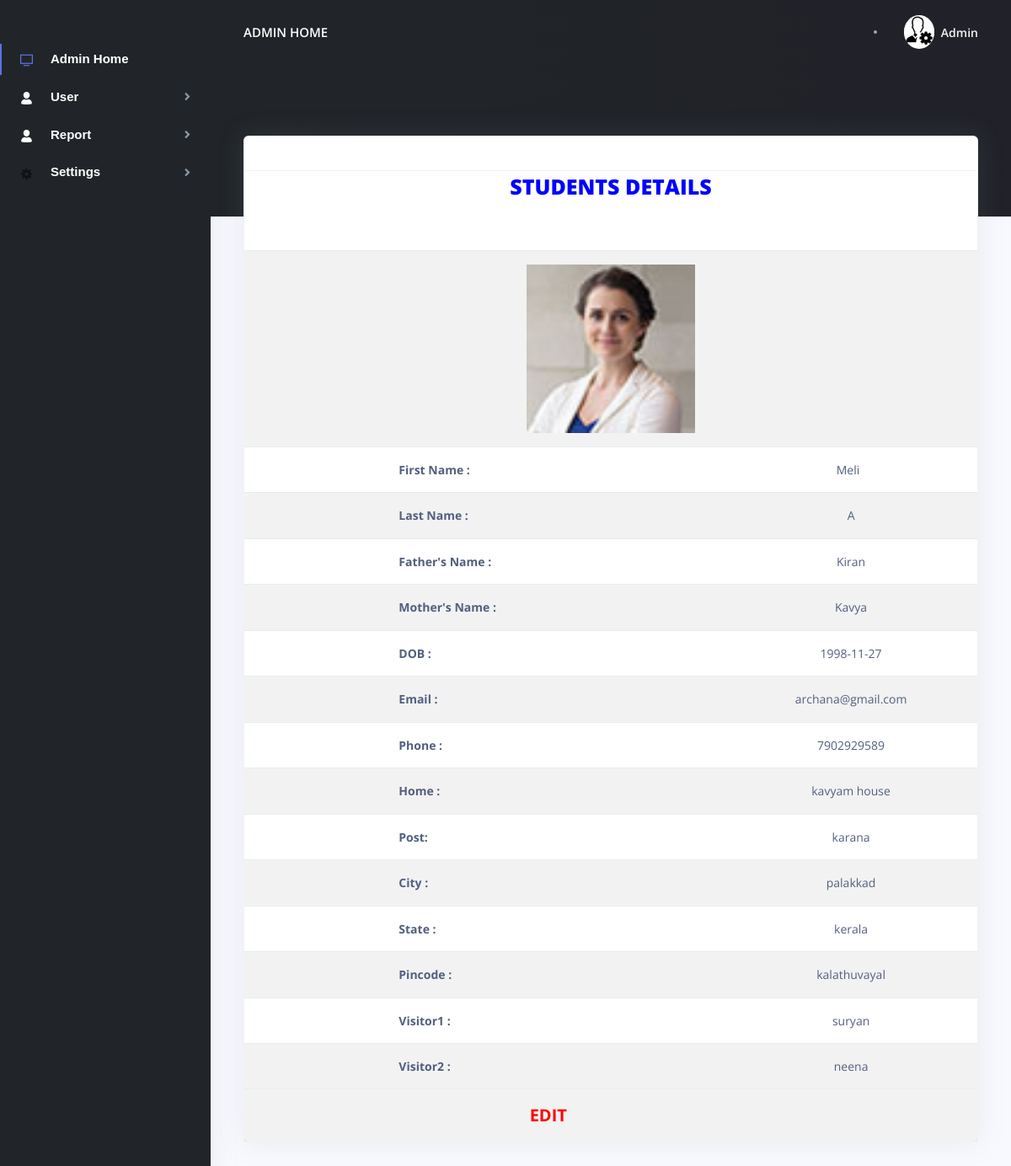
Screenshot of /user/view_students.php?b=Meli (signed in) with the database file from the repository.
### tables this page shows
CREATE TABLE `registration` (
  `Reg_id` int(10) NOT NULL,
  `f_name` varchar(30) NOT NULL,
  `l_name` varchar(30) NOT NULL,
  `fa_name` varchar(30) NOT NULL,
  `ma_name` varchar(30) NOT NULL,
  `dob` date NOT NULL,
  `gender` varchar(30) NOT NULL,
  `email` varchar(50) NOT NULL,
  `phone` varchar(15) NOT NULL,
  `p_phone` varchar(50) NOT NULL,
  `home` varchar(30) NOT NULL,
  `post` varchar(30) NOT NULL,
  `city` varchar(30) NOT NULL,
  `district` varchar(50) NOT NULL,
  `state` varchar(30) NOT NULL,
  `pin` varchar(25) NOT NULL,
  `high` varchar(50) NOT NULL,
  `joinc` varchar(50) NOT NULL,
  `join` varchar(50) NOT NULL,
  `visitor1` varchar(30) NOT NULL,
  `visitor2` varchar(30) NOT NULL,
  `username` varchar(30) NOT NULL,
  `password` varchar(30) NOT NULL,
  `confirmpassword` varchar(30) NOT NULL,
  `utype` int(10) NOT NULL,
  `status` int(10) NOT NULL,
  `book` int(10) NOT NULL,
  `photo` varchar(200) NOT NULL
);

### user/view_students.php (the view, shortened to what this page needs)
<!DOCTYPE html>
<html lang="en">
<head>
  <link href="./assets/js/plugins/nucleo/css/nucleo.css" rel="stylesheet" />
  <link href="./assets/js/plugins/@fortawesome/fontawesome-free/css/all.min.css" rel="stylesheet" />
  <link href="./assets/css/argon-dashboard.css?v=1.1.0" rel="stylesheet" />
</head>
<body class="">
  <nav class="navbar navbar-vertical fixed-left navbar-expand-md navbar-light bg-dark" id="sidenav-main">
    <div class="container-fluid">
      <div class="collapse navbar-collapse" id="sidenav-collapse-main">
          <ul class="navbar-nav ">
          <li class="nav-item  class=" active" ">
              <a class=" nav-link active " href=" ./index.php"> <i class="ni ni-tv-2 text-primary"></i> <b style="color:white;font-family: Arial, Helvetica, sans-serif;font-size:15px;">Admin Home</b>
            </a>
          </li>
              <li class="nav-item">
            <a class="nav-link " data-target="#PageSubmenu9" data-toggle="collapse">
              <i  class="ni ni-single-02 text-white"></i> <b style="color:white;font-family: Arial, Helvetica, sans-serif;font-size:15px;">User</b>
            </a>
            </li>
            <li class="nav-item">
            <a class="nav-link " data-target="#PageSubmenu99" data-toggle="collapse">
              <i  class="ni ni-single-02 text-white"></i> <b style="color:white;font-family: Arial, Helvetica, sans-serif;font-size:15px;">Report</b>
            </a>
            </li>
             <li class="nav-item">
            <a class="nav-link " href="#PageSubmenu0" data-toggle="collapse">
                <i class="ni ni-settings-gear-65"></i><b style="color:white;font-family: Arial, Helvetica, sans-serif;font-size:15px;">Settings</b>
            </a>
            </li>
        </ul>
      </div>
    </div>
  </nav>
  <div class="main-content">
    <nav class="navbar navbar-top navbar-expand-md navbar-dark" id="navbar-main">
      <div class="container-fluid">
        <a class="h4 mb-0 text-white text-uppercase d-none d-lg-inline-block" href="./index.php">Admin Home</a>
        <form class="navbar-search navbar-search-dark form-inline mr-3 d-none d-md-flex ml-lg-auto">
          <div class="form-group mb-0">
            <div class="input-group input-group-alternative">
            </div>
          </div>
        </form>
        <ul class="navbar-nav align-items-center d-none d-md-flex">
          <li class="nav-item dropdown">
            <a class="nav-link pr-0" href="#" role="button" data-toggle="dropdown" aria-haspopup="true" aria-expanded="false">
              <div class="media align-items-center">
                <span class="avatar avatar-sm rounded-circle">
                  <img alt="Image placeholder" src="./assets/img/brand/admin.png">
                </span>
                <div class="media-body ml-2 d-none d-lg-block">
                  <span class="mb-0 text-sm  font-weight-bold">Admin</span>
                </div>
              </div>
            </a>
          </li>
        </ul>
      </div>
    </nav>
    <div class="header bg-gradient-dark pb-8 pt-5 pt-md-8">
      <div class="container-fluid">
        <div class="header-body">
          <div class="row">
            <div class="col-xl-3 col-lg-6">
            </div>
            <div class="col-xl-3 col-lg-6">
            </div>
            <div class="col-xl-3 col-lg-6">
            </div>
            <div class="col-xl-3 col-lg-6">
            </div>
          </div>
        </div>
      </div>
    </div>
    <div class="container-fluid mt--7">
      <div class="row">
        <div class="col-xl-12 mb-2 mb-xl-0">
          <div class="card shadow">
            <div class="card-header bg-transparent">
            </div>
<?php
$con=mysqli_connect("localhost","root","","hostel");
              $a=$_GET['b'];
$sql="select * from registration where username='$a'";
$exe=mysqli_query($con,$sql);
?>
<center><h2 style="color:blue"><b style="font-size:25px;">STUDENTS DETAILS</b></h2></center>
<form method="POST">
    <center><br><br>
				<table class="table table-striped">
					<?php
                    while($fetch2=mysqli_fetch_array($exe))
						{
							?>
                    <tr><td colspan="4" align="center"><img src="../images/<?php echo $fetch2['photo']?>" width="200px" height="200px"></td></tr>
                    <tr><td></td><td></td><td><b style="font-size:14px;">First Name  :</b></td><td style="font-size:14px;" align="center"><?php echo $fetch2['f_name']?>
                                   </td>
							</tr>
                     <tr><td></td><td></td><td><b style="font-size:14px;">Last Name  :</b></td><td style="font-size:14px;" align="center"><?php echo $fetch2['l_name']?>
                                    </td>
							</tr>
                    <tr><td></td><td></td><td><b style="font-size:14px;">Father's Name :</b></td><td style="font-size:14px;" align="center"><?php echo $fetch2['fa_name']?>
                                    </td>
							</tr>
                    <tr><td></td><td></td><td><b style="font-size:14px;">Mother's Name :</b></td><td style="font-size:14px;" align="center"><?php echo $fetch2['ma_name']?>
                     <tr><td></td><td></td><td><b style="font-size:14px;">DOB  :</b></td><td style="font-size:14px;" align="center"><?php echo $fetch2['dob']?>
                                   </td>
							</tr>
                     <tr><td></td><td></td><td><b style="font-size:14px;">Email :</b></td><td style="font-size:14px;" align="center"><?php echo $fetch2['email']?>
                                    </td>
							</tr>
    <tr><td></td><td></td><td><b style="font-size:14px;">Phone :</b></td><td style="font-size:14px;" align="center"><?php echo $fetch2['phone']?>
                                    </td>
							</tr>
                         <tr><td></td><td></td><td><b style="font-size:14px;">Home :</b></td><td style="font-size:14px;" align="center"><?php echo $fetch2['home']?>
                                    </td>
							</tr>
                         <tr><td></td><td></td><td><b style="font-size:14px;">Post:</b></td><td style="font-size:14px;" align="center"><?php echo $fetch2['post']?>
                                    </td>
							</tr>
                         <tr><td></td><td></td><td><b style="font-size:14px;">City :</b></td><td style="font-size:14px;" align="center"><?php echo $fetch2['city']?>
                                    </td>
							</tr>
                         <tr><td></td><td></td><td><b style="font-size:14px;">State :</b></td><td style="font-size:14px;" align="center"><?php echo $fetch2['state']?>
                                    </td>
							</tr>
                         <tr><td></td><td></td><td><b style="font-size:14px;">Pincode :</b></td><td style="font-size:14px;" align="center"><?php echo $fetch2['pin']?>
                                    </td>
							</tr>
                        <tr><td></td><td></td><td><b style="font-size:14px;">Visitor1 :</b></td><td style="font-size:14px;" align="center"><?php echo $fetch2['visitor1']?>
                                    </td>
							</tr>
                        <tr><td></td><td></td><td><b style="font-size:14px;">Visitor2 :</b></td><td style="font-size:14px;" align="center"><?php echo $fetch2['visitor2']?>
                                    </td>
							</tr>
							<tr><td></td><td></td><td colspan=1>
                                <a href="edit_stu.php?b=<?php echo $fetch2['username'];;?>"><font color="red"><b style="font-size:20px;">EDIT</b></font></a></td>
                                <td></td>
							</tr>
                        </td>
					<?php }  ?>
				</table>
    </center>
			</form>
          </div>
        </div>
      </div>
    </div>
  </div>
</body>
</html>

### rows the page displays
registration: photo (picture), f_name "Meli", l_name "A", fa_name "Kiran", ma_name "Kavya", dob "1998-11-27", email "archana@gmail.com", phone "7902929589", home "kavyam house", post "karana", city "palakkad", state "kerala", pin "kalathuvayal", visitor1 "suryan", visitor2 "neena"
